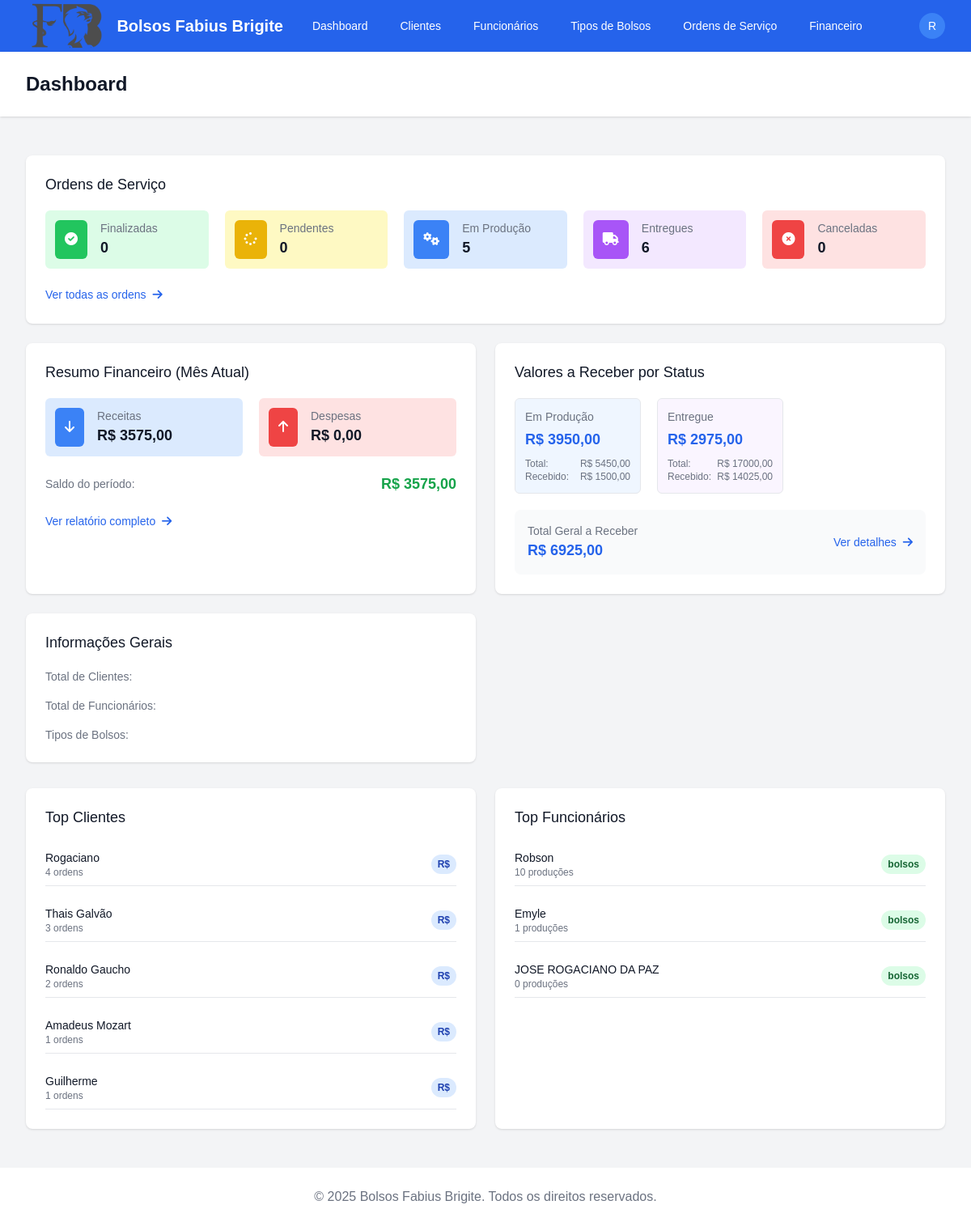
The app's page /dashboard/ (signed in) with its own data.
### apps/clientes/models.py (models this page shows, shortened)
class Cliente(models.Model):
    nome = models.CharField(max_length=100)
    telefone = models.CharField(max_length=20)
    endereco = models.TextField()
    contato = models.CharField(max_length=100)
    email = models.EmailField(blank=True, null=True)
    data_cadastro = models.DateField(auto_now_add=True)
    class Meta:
        verbose_name = 'Cliente'
        verbose_name_plural = 'Clientes'
        ordering = ['nome']

### apps/funcionarios/models.py (models this page shows, shortened)
class Funcionario(models.Model):
    nome = models.CharField(max_length=100)
    contato = models.CharField(max_length=20)
    email = models.EmailField(blank=True, null=True)
    data_admissao = models.DateField()
    ativo = models.BooleanField(default=True)

### apps/dashboard/views.py (the view)
# urls.py: path('', views.DashboardView.as_view(), name='index'),
class DashboardView(LoginRequiredMixin, TemplateView):
    template_name = 'dashboard/dashboard.html'
    def get_context_data(self, **kwargs):
        context = super().get_context_data(**kwargs)
        context['total_ordens'] = OrdemServico.objects.count()
        context['ordens_pendentes'] = OrdemServico.objects.filter(status='pendente').count()
        context['ordens_em_producao'] = OrdemServico.objects.filter(status='em_producao').count()
        context['ordens_finalizadas'] = OrdemServico.objects.filter(status='finalizado').count()
        context['ordens_entregue'] = OrdemServico.objects.filter(status='entregue').count()
        context['ordens_canceladas'] = OrdemServico.objects.filter(status='cancelado').count()
        context['resumo_financeiro'] = ResumoFinanceiro.calcular_resumo()
        from decimal import Decimal
        from django.db.models import Sum
        status_financeiro = []
        total_geral = Decimal('0.00')
        total_recebido_geral = Decimal('0.00')
        total_a_receber_geral = Decimal('0.00')
        for key, display in OrdemServico.STATUS_CHOICES:
            qs = OrdemServico.objects.filter(status=key)
            total = qs.aggregate(total=Sum('valor_total'))['total'] or Decimal('0.00')
            recebido = Transacao.objects.filter(
                ordem_servico__in=qs,
                tipo='receita',
                categoria='ordem_servico'
            ).aggregate(total=Sum('valor'))['total'] or Decimal('0.00')
            a_receber = total - recebido
            total_geral += total
            total_recebido_geral += recebido
            total_a_receber_geral += a_receber
            count = qs.count()
            status_financeiro.append({
                'key': key,
                'display': display,
                'count': count,
                'total': total,
                'recebido': recebido,
                'a_receber': a_receber
            })
        context['status_financeiro'] = status_financeiro
        context['total_geral'] = total_geral
        context['total_recebido_geral'] = total_recebido_geral
        context['total_a_receber_geral'] = total_a_receber_geral
        context['top_clientes'] = Cliente.objects.annotate(
            total_ordens=Count('ordemservico')
        ).order_by('-total_ordens')[:5]
        context['top_funcionarios'] = Funcionario.objects.annotate(
            total_producoes=Count('producaoos')
        ).order_by('-total_producoes')[:5]
        return context

### templates/dashboard/dashboard.html (shortened to what this page needs)
{% extends 'base.html' %}
{% block header %}Dashboard{% endblock %}
{% block content %}
<div class="bg-white overflow-hidden shadow rounded-lg mb-6">
  <div class="px-4 py-5 sm:p-6">
    <h3 class="text-lg leading-6 font-medium text-gray-900">Ordens de Serviço</h3>
    <div class="mt-5 grid grid-cols-1 gap-5 sm:grid-cols-3 md:grid-cols-5">
      <div class="bg-green-100 rounded-md p-3">
        <div class="flex items-center">
          <div class="flex-shrink-0 bg-green-500 rounded-md p-3">
            <i class="fas fa-check-circle text-white"></i>
          </div>
          <div class="ml-4">
            <p class="text-sm font-medium text-gray-500">Finalizadas</p>
            <p class="text-lg font-semibold text-gray-900">{{ ordens_finalizadas }}</p>
          </div>
        </div>
      </div>
      <div class="bg-yellow-100 rounded-md p-3">
        <div class="flex items-center">
          <div class="flex-shrink-0 bg-yellow-500 rounded-md p-3">
            <i class="fas fa-spinner text-white"></i>
          </div>
          <div class="ml-4">
            <p class="text-sm font-medium text-gray-500">Pendentes</p>
            <p class="text-lg font-semibold text-gray-900">{{ ordens_pendentes }}</p>
          </div>
        </div>
      </div>
      <div class="bg-blue-100 rounded-md p-3">
        <div class="flex items-center">
          <div class="flex-shrink-0 bg-blue-500 rounded-md p-3">
            <i class="fas fa-cogs text-white"></i>
          </div>
          <div class="ml-4">
            <p class="text-sm font-medium text-gray-500">Em Produção</p>
            <p class="text-lg font-semibold text-gray-900">{{ ordens_em_producao }}</p>
          </div>
        </div>
      </div>
      <div class="bg-purple-100 rounded-md p-3">
        <div class="flex items-center">
          <div class="flex-shrink-0 bg-purple-500 rounded-md p-3">
            <i class="fas fa-truck text-white"></i>
          </div>
          <div class="ml-4">
            <p class="text-sm font-medium text-gray-500">Entregues</p>
            <p class="text-lg font-semibold text-gray-900">{{ ordens_entregue }}</p>
          </div>
        </div>
      </div>
      <div class="bg-red-100 rounded-md p-3">
        <div class="flex items-center">
          <div class="flex-shrink-0 bg-red-500 rounded-md p-3">
            <i class="fas fa-times-circle text-white"></i>
          </div>
          <div class="ml-4">
            <p class="text-sm font-medium text-gray-500">Canceladas</p>
            <p class="text-lg font-semibold text-gray-900">{{ ordens_canceladas }}</p>
          </div>
        </div>
      </div>
    </div>
    <div class="mt-5">
      <a href="{% url 'ordens_servico:list' %}" class="text-sm font-medium text-blue-600 hover:text-blue-500">
        Ver todas as ordens <i class="fas fa-arrow-right ml-1"></i>
      </a>
    </div>
  </div>
</div>
<div class="grid grid-cols-1 md:grid-cols-2 gap-6">
  <div class="bg-white overflow-hidden shadow rounded-lg">
    <div class="px-4 py-5 sm:p-6">
      <h3 class="text-lg leading-6 font-medium text-gray-900">Resumo Financeiro (Mês Atual)</h3>
      <div class="mt-5 grid grid-cols-1 gap-5 sm:grid-cols-2">
        <div class="bg-blue-100 rounded-md p-3">
          <div class="flex items-center">
            <div class="flex-shrink-0 bg-blue-500 rounded-md p-3">
              <i class="fas fa-arrow-down text-white"></i>
            </div>
            <div class="ml-4">
              <p class="text-sm font-medium text-gray-500">Receitas</p>
              <p class="text-lg font-semibold text-gray-900">R$ {{ resumo_financeiro.total_receitas|floatformat:2 }}</p>
            </div>
          </div>
        </div>
        <div class="bg-red-100 rounded-md p-3">
          <div class="flex items-center">
            <div class="flex-shrink-0 bg-red-500 rounded-md p-3">
              <i class="fas fa-arrow-up text-white"></i>
            </div>
            <div class="ml-4">
              <p class="text-sm font-medium text-gray-500">Despesas</p>
              <p class="text-lg font-semibold text-gray-900">R$ {{ resumo_financeiro.total_despesas|floatformat:2 }}</p>
            </div>
          </div>
        </div>
      </div>
      <div class="mt-5">
        <div class="flex justify-between items-center">
          <span class="text-sm font-medium text-gray-500">Saldo do período:</span>
          <span class="text-lg font-semibold {% if resumo_financeiro.saldo >= 0 %}text-green-600{% else %}text-red-600{% endif %}">
            R$ {{ resumo_financeiro.saldo|floatformat:2 }}
          </span>
        </div>
      </div>
      <div class="mt-5">
        <a href="{% url 'financeiro:resumo' %}" class="text-sm font-medium text-blue-600 hover:text-blue-500">
          Ver relatório completo <i class="fas fa-arrow-right ml-1"></i>
        </a>
      </div>
    </div>
  </div>
  <div class="bg-white overflow-hidden shadow rounded-lg">
    <div class="px-4 py-5 sm:p-6">
      <h3 class="text-lg leading-6 font-medium text-gray-900">Valores a Receber por Status</h3>
      <div class="mt-5 grid grid-cols-1 gap-5 sm:grid-cols-3">
        {% for s in status_financeiro %}
          {% if s.a_receber > 0 %}
          <div class="{% if s.key == 'pendente' %}bg-yellow-50{% elif s.key == 'em_producao' %}bg-blue-50{% elif s.key == 'finalizado' %}bg-green-50{% elif s.key == 'entregue' %}bg-purple-50{% elif s.key == 'cancelado' %}bg-red-50{% else %}bg-white{% endif %} rounded-md p-3 border border-gray-200">
            <p class="text-sm font-medium text-gray-500">{{ s.display }}</p>
            <p class="mt-1 text-lg font-semibold text-blue-600">R$ {{ s.a_receber|floatformat:2 }}</p>
            <div class="mt-2 text-xs text-gray-500">
              <div class="flex justify-between">
                <span>Total:</span>
                <span>R$ {{ s.total|floatformat:2 }}</span>
              </div>
              <div class="flex justify-between">
                <span>Recebido:</span>
                <span>R$ {{ s.recebido|floatformat:2 }}</span>
              </div>
            </div>
          </div>
          {% endif %}
        {% endfor %}
      </div>
      <div class="mt-5 bg-gray-50 p-4 rounded-lg">
        <div class="flex justify-between items-center">
          <div>
            <p class="text-sm font-medium text-gray-500">Total Geral a Receber</p>
            <p class="text-lg font-semibold text-blue-600">R$ {{ total_a_receber_geral|floatformat:2 }}</p>
          </div>
          <a href="{% url 'ordens_servico:list' %}" class="text-sm font-medium text-blue-600 hover:text-blue-500">
            Ver detalhes <i class="fas fa-arrow-right ml-1"></i>
          </a>
        </div>
      </div>
    </div>
  </div>
  <div class="bg-white overflow-hidden shadow rounded-lg">
    <div class="px-4 py-5 sm:p-6">
      <h3 class="text-lg leading-6 font-medium text-gray-900">Informações Gerais</h3>
      <div class="mt-5 space-y-4">
        <div class="flex justify-between items-center">
          <span class="text-sm font-medium text-gray-500">Total de Clientes:</span>
        </div>
        <div class="flex justify-between items-center">
          <span class="text-sm font-medium text-gray-500">Total de Funcionários:</span>
        </div>
        <div class="flex justify-between items-center">
          <span class="text-sm font-medium text-gray-500">Tipos de Bolsos:</span>
        </div>
      </div>
    </div>
  </div>
</div>
<div class="mt-8 grid grid-cols-1 md:grid-cols-2 gap-6">
  <div class="bg-white overflow-hidden shadow rounded-lg">
    <div class="px-4 py-5 sm:p-6">
      <h3 class="text-lg leading-6 font-medium text-gray-900">Top Clientes</h3>
      {% if top_clientes %}
        <div class="mt-5 space-y-4">
          {% for cliente in top_clientes %}
            <div class="flex items-center justify-between py-2 border-b">
              <div class="flex-1">
                <p class="text-sm font-medium text-gray-900">{{ cliente.nome }}</p>
                <p class="text-xs text-gray-500">{{ cliente.total_ordens }} ordens</p>
              </div>
              <span class="px-2 py-1 text-xs font-semibold rounded-full bg-blue-100 text-blue-800">
                R$ {{ cliente.valor_total|floatformat:2 }}
              </span>
            </div>
          {% endfor %}
        </div>
      {% else %}
        <div class="mt-5 text-center text-gray-500 py-4">
          <p>Nenhum cliente com ordens registradas.</p>
        </div>
      {% endif %}
    </div>
  </div>
  <div class="bg-white overflow-hidden shadow rounded-lg">
    <div class="px-4 py-5 sm:p-6">
      <h3 class="text-lg leading-6 font-medium text-gray-900">Top Funcionários</h3>
      {% if top_funcionarios %}
        <div class="mt-5 space-y-4">
          {% for funcionario in top_funcionarios %}
            <div class="flex items-center justify-between py-2 border-b">
              <div class="flex-1">
                <p class="text-sm font-medium text-gray-900">{{ funcionario.nome }}</p>
                <p class="text-xs text-gray-500">{{ funcionario.total_producoes }} produções</p>
              </div>
              <span class="px-2 py-1 text-xs font-semibold rounded-full bg-green-100 text-green-800">
                {{ funcionario.total_bolsos }} bolsos
              </span>
            </div>
          {% endfor %}
        </div>
      {% else %}
        <div class="mt-5 text-center text-gray-500 py-4">
          <p>Nenhuma produção registrada.</p>
        </div>
      {% endif %}
    </div>
  </div>
</div>
{% endblock %}

### templates/base.html (shortened to what this page needs)
<!DOCTYPE html>
{% load static %}
<html lang="pt-br">
<head>
  <script src="https://cdn.tailwindcss.com"></script>
  <link rel="stylesheet" href="https://cdnjs.cloudflare.com/ajax/libs/font-awesome/6.0.0/css/all.min.css" />
  <link rel="stylesheet" href="{% static 'css/custom.css' %}" />
</head>
<body class="bg-gray-100 min-h-screen">
  <div class="flex flex-col min-h-screen">
    <nav class="bg-blue-600 text-white shadow-md">
      <div class="max-w-7xl mx-auto px-4 sm:px-6 lg:px-8">
        <div class="flex justify-between h-16 py-0.5">
          <div class="flex">
            <div class="flex-shrink-0 flex items-center">
              <img src="{% get_media_prefix %}FabiusBrigiteLogo.png" alt="Logo" class="h-16 w-auto mr-3">
              <span class="text-xl font-bold">Bolsos Fabius Brigite</span>
            </div>
            <div class="hidden md:ml-6 md:flex md:items-center md:space-x-4 md:self-center">
              <a href="{% url 'dashboard:index' %}" class="px-3 py-2 rounded-md text-sm font-medium hover:bg-blue-700">Dashboard</a>
              <a href="{% url 'clientes:list' %}" class="px-3 py-2 rounded-md text-sm font-medium hover:bg-blue-700">Clientes</a>
              <a href="{% url 'funcionarios:list' %}" class="px-3 py-2 rounded-md text-sm font-medium hover:bg-blue-700">Funcionários</a>
              <a href="{% url 'catalogo:list' %}" class="px-3 py-2 rounded-md text-sm font-medium hover:bg-blue-700">Tipos de Bolsos</a>
              <a href="{% url 'ordens_servico:list' %}" class="px-3 py-2 rounded-md text-sm font-medium hover:bg-blue-700">Ordens de Serviço</a>
              <a href="{% url 'financeiro:list' %}" class="px-3 py-2 rounded-md text-sm font-medium hover:bg-blue-700">Financeiro</a>
            </div>
          </div>
          <div class="flex items-center self-center">
            <div class="ml-3 relative" x-data="{ isOpen: false }">
              <div>
                <button @click="isOpen = !isOpen" class="flex text-sm rounded-full focus:outline-none focus:ring-2 focus:ring-offset-2 focus:ring-offset-blue-600 focus:ring-white">
                  <span class="inline-flex items-center justify-center h-8 w-8 rounded-full bg-blue-500">
                    <span class="text-sm font-medium leading-none text-white">
                      {% if user.is_authenticated %}
                        {{ user.username|first|upper }}
                      {% else %}
                        ?
                      {% endif %}
                    </span>
                  </span>
                </button>
              </div>
            </div>
          </div>
        </div>
      </div>
    </nav>
    <header class="bg-white shadow">
      <div class="max-w-7xl mx-auto py-6 px-4 sm:px-6 lg:px-8">
        <h1 class="text-2xl font-bold text-gray-900">
          {% block header %}{% endblock %}
        </h1>
      </div>
    </header>
    <main class="flex-grow">
      <div class="max-w-7xl mx-auto py-6 sm:px-6 lg:px-8">
        <div class="px-4 py-6 sm:px-0">
          {% block content %}{% endblock %}
        </div>
      </div>
    </main>
    <footer class="bg-white">
      <div class="max-w-7xl mx-auto py-6 px-4 overflow-hidden sm:px-6 lg:px-8">
        <p class="text-center text-gray-500">
          &copy; {% now "Y" %} Bolsos Fabius Brigite. Todos os direitos reservados.
        </p>
      </div>
    </footer>
  </div>
</body>
</html>

### static/css/custom.css (style rules this page uses)
body { font-family: 'Arial', sans-serif; background-color: #f8f9fa; }

### records on screen
Cliente: nome "Rogaciano", total_ordens "4"
Cliente: nome "Thais Galvão", total_ordens "3"
Cliente: nome "Ronaldo Gaucho", total_ordens "2"
Cliente: nome "Amadeus Mozart", total_ordens "1"
Cliente: nome "Guilherme", total_ordens "1"
Funcionario: nome "Robson", total_producoes "10"
Funcionario: nome "Emyle", total_producoes "1"
Funcionario: nome "JOSE ROGACIANO DA PAZ", total_producoes "0"

### other values on screen
{{ user.username|first|upper }} "R"
{{ ordens_finalizadas }} "0"
{{ ordens_pendentes }} "0"
{{ ordens_em_producao }} "5"
{{ ordens_entregue }} "6"
{{ ordens_canceladas }} "0"
{{ resumo_financeiro.total_receitas|floatformat:2 }} "3575,00"
{{ resumo_financeiro.total_despesas|floatformat:2 }} "0,00"
{{ resumo_financeiro.saldo|floatformat:2 }} "3575,00"
{{ s.display }} "Em Produção" "Entregue"
{{ s.a_receber|floatformat:2 }} "3950,00" "2975,00"
{{ s.total|floatformat:2 }} "5450,00" "17000,00"
{{ s.recebido|floatformat:2 }} "1500,00" "14025,00"
{{ total_a_receber_geral|floatformat:2 }} "6925,00"
